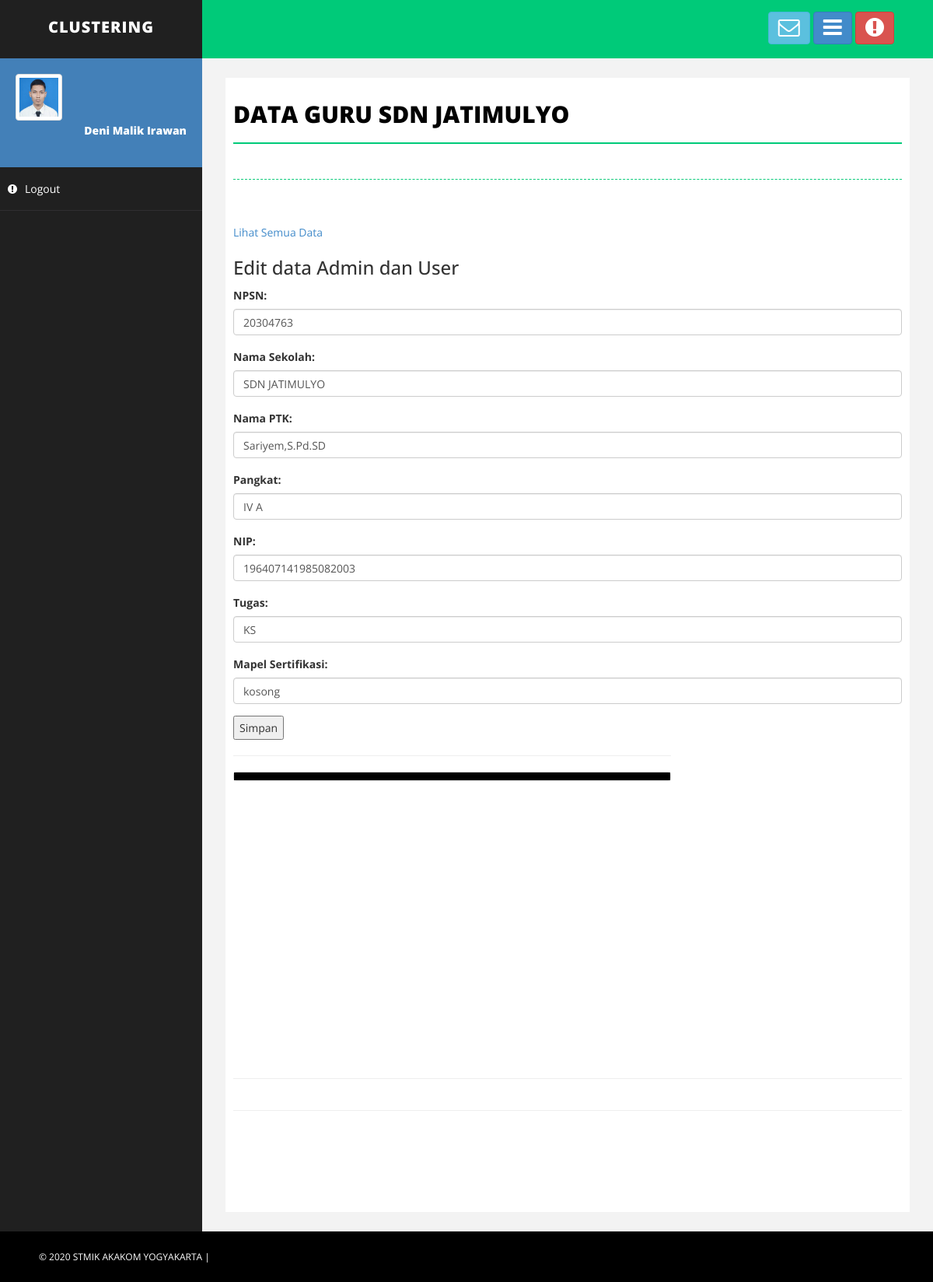
The page /guru_edit.php?id=1 on the database its author committed.
### tables this page shows
CREATE TABLE `guru` (
  `id` int(3) NOT NULL,
  `npsn` int(30) NOT NULL,
  `sekolah` varchar(20) NOT NULL,
  `ptk` varchar(50) NOT NULL,
  `pangkat` varchar(15) NOT NULL,
  `nip` bigint(50) NOT NULL,
  `tugas` varchar(10) NOT NULL,
  `mapel` varchar(10) NOT NULL
);

### guru_edit.php (the view, shortened to what this page needs)
<!DOCTYPE html>
<html xmlns="http://www.w3.org/1999/xhtml">
<head>
    <link href="assets/css/bootstrap.css" rel="stylesheet" />
    <link href="assets/css/font-awesome.css" rel="stylesheet" />
    <link href="assets/css/basic.css" rel="stylesheet" />
    <link href="assets/css/custom.css" rel="stylesheet" />
</head>
<body>
    <div id="wrapper">
        <nav class="navbar navbar-default navbar-cls-top " role="navigation" style="margin-bottom: 0">
            <div class="navbar-header">
                <a class="navbar-brand" href="index.html">Clustering</a>
            </div>
            <div class="header-right">
                <a href="gambar.php" class="btn btn-info" title="Gambar"><b> </b><i class="fa fa-envelope-o fa-2x"></i></a>
                <a href="kalender.php" class="btn btn-primary" title="Calendar"><b></b><i class="fa fa-bars fa-2x"></i></a>
                <a href="video.php" class="btn btn-danger" title="Video"><i class="fa fa-exclamation-circle fa-2x"></i></a>
            </div>
        </nav>
<?php
include"menu.php";
?>
<head>
</head>
        <div id="page-wrapper">
          <div id="page-inner">
                <div class="row">
                    <div class="col-md-12">
                        <h1 class="page-head-line">Data Guru SDN Jatimulyo</h1>
                      <h1 class="page-subhead-line"></h1>
                    </div>
                </div>
</head>
    <html>
<body>
<html>
<body>
	<br/>
	<a href="guru_tampil.php">Lihat Semua Data</a>
	<br/>
	<h3>Edit data Admin dan User</h3>
	<?php
	$id = $_GET['id'];
	$query_mysql = mysql_query("SELECT * FROM guru WHERE id='$id'")or die(mysql_error());
	while($data = mysql_fetch_array($query_mysql)){
	?>
	<form action="guru_update.php" method="post">
		<table>
			<div class="form-group">
            <label>NPSN:</label>
           <input type="int" name="npsn" class="form-control" value="<?php echo $data['npsn']; ?>" placeholder="Masukan NPSN" required />
        </div>
			<div class="form-group">
            <label>Nama Sekolah:</label>
            <input type="text" name="nama_sekolah" class="form-control" value="<?php echo $data['sekolah']; ?>" placeholder="Masukan Nama Sekolah" required />
        </div>
			<div class="form-group">
            <label>Nama PTK:</label>
            <input type="text" name="ptk" class="form-control" value="<?php echo $data['ptk']; ?>" placeholder="Masukan Nama PTK" required />
        </div>
		<div class="form-group">
            <label>Pangkat:</label>
			<input type="text" name="pangkat" class="form-control" value="<?php echo $data['pangkat']; ?>" placeholder="Masukan Pangkat" required />
        </div>
		<div class="form-group">
            <label>NIP:</label>
            <input type="bigint" name="nip" class="form-control" value="<?php echo $data['nip']; ?>" placeholder="Masukan NIP" required />
        </div>
		<div class="form-group">
            <label>Tugas:</label>
            <input type="text" name="tugas" class="form-control" value="<?php echo $data['tugas']; ?>" placeholder="Masukan Tugas" required />
        </div>
		<div class="form-group">
            <label>Mapel Sertifikasi:</label>
            <input type="text" name="mapel" class="form-control" value="<?php echo $data['mapel']; ?>" placeholder="Masukan Mapel Sertifikasi" required />
        </div>
			<tr>
				<td><input type="submit" value="Simpan"></td>
			</tr>
		</table>
	</form>
	<?php } ?>
</body>
</html>
</body>
</html>
            <div class="row">
              <div class="col-md-8">
                        <hr />
                        <div class="panel panel-default">
                            <div id="carousel-example" class="carousel slide" data-ride="carousel" style="border: 5px solid #000;">
                                <ol class="carousel-indicators">
                                    <li data-target="#carousel-example" data-slide-to="0" class="active"></li>
                                    <li data-target="#carousel-example" data-slide-to="1"></li>
                                    <li data-target="#carousel-example" data-slide-to="2"></li>
                                </ol>
                            </div>
                        </div>
                </div>
                </div>
            <div class="row">
              <div class="col-md-8">
                        <br />
                        <div class="embed-responsive embed-responsive-16by9">
                          <p>&nbsp;</p>
                          <p>&nbsp;</p>
                        </div>
                </div>
                </div>
                <hr />
                <hr />
                <div class="row" style="padding-bottom: 100px; `"></div>
            </div>
        </div>
    </div>
    <div id="footer-sec">
        &copy; 2020 STMIK AKAKOM YOGYAKARTA |
    </div>
</body>
</html>

### assets/css/basic.css (style rules this page uses)
body { font-family: 'Open Sans', sans-serif; line-height:25px; }
#wrapper { width: 100%; background: #202020; }
#page-wrapper { padding: 15px 15px; min-height: 600px; background: #F3F3F3; }
#page-inner { width: 100%; margin: 10px 20px 10px 0px; background-color: #fff!important; padding: 10px; min-height: 1200px; }
.page-head-line { font-size: 30px; text-transform: uppercase; color: #000; font-weight: 800; padding-bottom: 20px; border-bottom: 2px solid #00CA79; margin-bottom: 10px; }
.page-subhead-line { font-size: 14px; padding-top: 5px; padding-bottom: 20px; font-style:italic; margin-bottom:30px; border-bottom:1px dashed #00CA79; }
.navbar-cls-top .navbar-brand { color: #fff; background: #202020; width: 260px; text-align: center; height: 75px; font-size: 20px; letter-spacing: 1px; font-weight: 900; padding-top: 25px; text-transform:uppercase; }
.header-right { color: #fff; padding: 15px 50px 5px 50px; float: right; font-size: 16px; }
.navbar-cls-top { background: #00CA79; border-bottom: none; }
.navbar-default { border: 0px solid black; }
.navbar-header { background: #000000; }
#footer-sec { background-color:#000; padding:20px 50px; color:#fff; font-size:12px; }
@media (min-width:768px) { #page-wrapper { margin: 0 0 0 260px; padding: 15px 30px; min-height: 1200px; } }
@media (min-width:768px) { .navbar { border-radius: 0px; } }

### rows shown on the page
guru: npsn "20304763", nama_sekolah "SDN JATIMULYO", ptk "Sariyem,S.Pd.SD", pangkat "IV A", nip "196407141985082003", tugas "KS", mapel "kosong"
